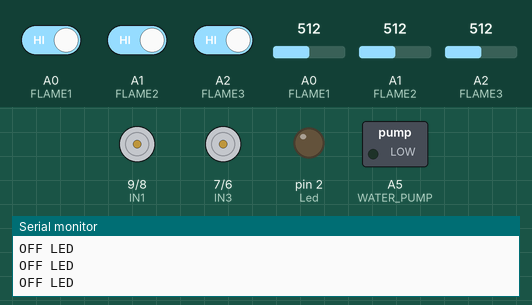
Simulated run of this sketch. Board: Arduino Uno, built with avr-gcc and run on an emulated ATmega328P. Parts: motor-driver pin pairs drawn as motors (green arrow = first pin HIGH = forward, orange = second pin HIGH = backward, longer = more drive, scaled by the enable pin), switched loads named in the sketch (green lamp = pin HIGH), output pins drawn as LEDs (lit = HIGH), the last lines printed to the serial monitor. The inputs (shaded band) are chosen by the test bench; at power-on: A0 (FLAME1) HIGH, A1 (FLAME2) HIGH, A2 (FLAME3) HIGH, A0 (FLAME1) = 512, A1 (FLAME2) = 512, A2 (FLAME3) = 512.

Above: at 1.2 s.
1.3 s: A0 (FLAME1) driven LOW
At 3.2 s:
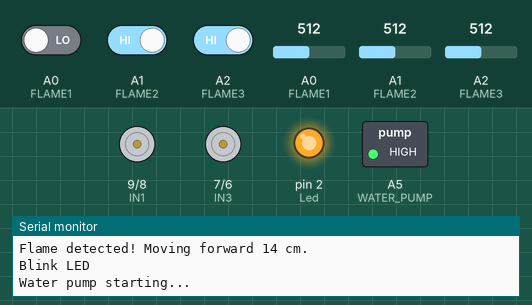
3.5 s: A0 (FLAME1) driven HIGH
At 4.9 s:
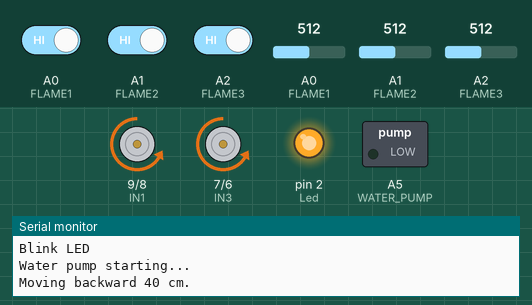
6.5 s: A1 (FLAME2) driven LOW
At 7.1 s:
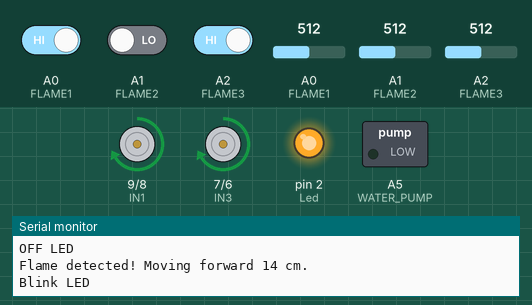
8.7 s: A1 (FLAME2) driven HIGH
At 9.1 s:
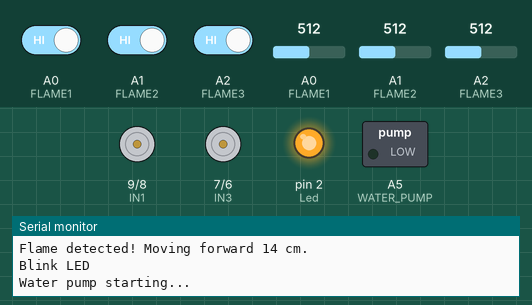
11.7 s: A2 (FLAME3) driven LOW
At 13.6 s:
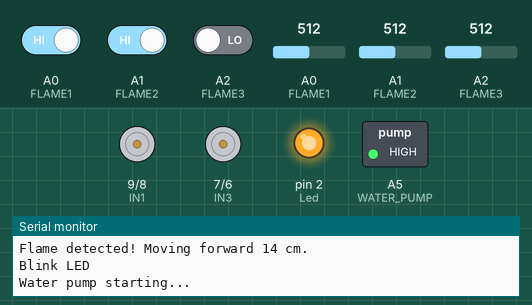
Timing chart, 0 to 14.9 s (numbered marks = the images above; inputs shaded):
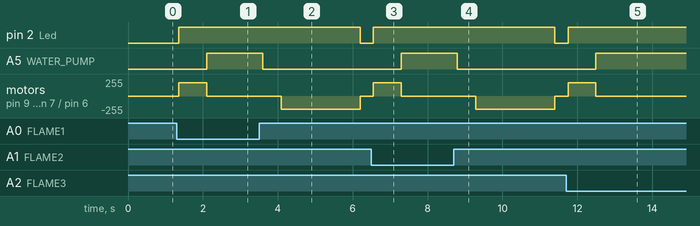

Measured:
- after the input at 1.3 s, pin 2 (Led): LOW → HIGH after 0.06 s; A5 (WATER_PUMP): LOW → HIGH after 0.80 s; motor on pin 9 (IN1) / pin 8 (IN2), motor on pin 7 (IN3) / pin 6 (IN4): stopped → forward 200/255 after 0.06 s, → stopped 0.74 s later
- after the input at 3.5 s, pin 2 (Led): HIGH → LOW after 2.7 s; A5 (WATER_PUMP): HIGH → LOW after 0.10 s; motor on pin 9 (IN1) / pin 8 (IN2), motor on pin 7 (IN3) / pin 6 (IN4): stopped → backward 200/255 after 0.60 s, → stopped 2.1 s later
- after the input at 6.5 s, pin 2 (Led): LOW → HIGH after 0.05 s; A5 (WATER_PUMP): LOW → HIGH after 0.79 s; motor on pin 9 (IN1) / pin 8 (IN2), motor on pin 7 (IN3) / pin 6 (IN4): stopped → forward 200/255 after 0.05 s, → stopped 0.74 s later
- after the input at 8.7 s, pin 2 (Led): HIGH → LOW after 2.7 s; A5 (WATER_PUMP): HIGH → LOW after 0.09 s; motor on pin 9 (IN1) / pin 8 (IN2), motor on pin 7 (IN3) / pin 6 (IN4): stopped → backward 200/255 after 0.59 s, → stopped 2.1 s later
- after the input at 11.7 s, pin 2 (Led): LOW → HIGH after 0.06 s; A5 (WATER_PUMP): LOW → HIGH after 0.79 s; motor on pin 9 (IN1) / pin 8 (IN2), motor on pin 7 (IN3) / pin 6 (IN4): stopped → forward 200/255 after 0.06 s, → stopped 0.74 s later

The sketch:

FinalCodeForRobot.ino
```cpp
// Pin Definitions
const int ENA = 10;  // Motor A speed control (PWM)
const int IN1 = 9;   // Motor A direction control
const int IN2 = 8;   // Motor A direction control
const int IN3 = 7;   // Motor B direction control
const int IN4 = 6;   // Motor B direction control
const int ENB = 5;   // Motor B speed control (PWM)
const int Led = 2;   //buzzer to arduino pin 9

// Flame sensor pins
const int FLAME1 = A0;
const int FLAME2 = A1;
const int FLAME3 = A2;

// Water pump pin
const int WATER_PUMP = A5;  // Pin for controlling the water pump

// Time to move for calculated distances
const int forwardTime = 736;    // Time in ms for 14 cm forward
const int backwardTime = 2105;  // Time in ms for 40 cm backward
int pumpSpeed = 0;
void setup() {
  pinMode(ENA, OUTPUT);
  pinMode(IN1, OUTPUT);
  pinMode(IN2, OUTPUT);
  pinMode(IN3, OUTPUT);
  pinMode(IN4, OUTPUT);
  pinMode(ENB, OUTPUT);

  pinMode(FLAME1, INPUT);
  pinMode(FLAME2, INPUT);
  pinMode(FLAME3, INPUT);
  pinMode(Led, OUTPUT);


  pinMode(WATER_PUMP, OUTPUT);

  Serial.begin(9600);
  stopMotors();  // Ensure motors are stopped at startup
}

// Function to move forward
void moveForward(int speedA, int speedB, int duration) {
  digitalWrite(IN1, HIGH);
  digitalWrite(IN2, LOW);
  analogWrite(ENA, speedA);

  digitalWrite(IN3, HIGH);
  digitalWrite(IN4, LOW);
  analogWrite(ENB, speedB);

  delay(duration);
  stopMotors();
}

// Function to move backward
void moveBackward(int speedA, int speedB, int duration) {
  digitalWrite(IN1, LOW);
  digitalWrite(IN2, HIGH);
  analogWrite(ENA, speedA);

  digitalWrite(IN3, LOW);
  digitalWrite(IN4, HIGH);
  analogWrite(ENB, speedB);

  delay(duration);
  stopMotors();
  stopPump();
}

// Function to stop the motors
void stopMotors() {
  digitalWrite(IN1, LOW);
  digitalWrite(IN2, LOW);
  digitalWrite(IN3, LOW);
  digitalWrite(IN4, LOW);
  analogWrite(ENA, 0);
  analogWrite(ENB, 0);
}

void stopPump() {
  pumpSpeed = 0;                       // Set pump speed to 200 (approx. 80% intensity)
  analogWrite(WATER_PUMP, pumpSpeed);  // Ensure water pump is off at startup
  Serial.println("Water pump stop...");
}
void runPump() {
  pumpSpeed = 200;  // Set pump speed to 200 (approx. 80% intensity)
  analogWrite(WATER_PUMP, pumpSpeed);
  Serial.println("Water pump starting...");
}

void runBuzzer() {
  Serial.println("Blink LED");
  digitalWrite(Led, HIGH);
}

void stopBuzzer() {
  Serial.println("OFF LED");
  digitalWrite(Led, LOW);
}

void loop() {
  // Check flame sensors
  int flame1 = digitalRead(FLAME1);
  int flame2 = digitalRead(FLAME2);
  int flame3 = digitalRead(FLAME3);

  int flame4 = analogRead(FLAME1);
  int flame5 = analogRead(FLAME2);
  int flame6 = analogRead(FLAME3);

  if (flame1 == LOW || flame2 == LOW || flame3 == LOW) {
    Serial.println("Flame detected! Moving forward 14 cm.");
    runBuzzer();
    moveForward(200, 200, forwardTime);  // Move forward 14 cm

    // Serial.println("Water pump starting...");
    runPump();  // Start water pump

    // Wait until fire is extinguished
    while (digitalRead(FLAME1) == LOW || digitalRead(FLAME2) == LOW || digitalRead(FLAME3) == LOW) {
      delay(100);  // Check flame sensors every 100 ms
    }

    // Serial.println("Fire extinguished. Stopping water pump.");
    digitalWrite(WATER_PUMP, LOW);  // Stop water pump

    delay(500);  // Small pause before moving backward

    Serial.println("Moving backward 40 cm.");
    moveBackward(200, 200, backwardTime);  // Move backward 40 cm

    stopMotors();  // Stop after completing the backward motion
  }
  stopBuzzer();
}
```
